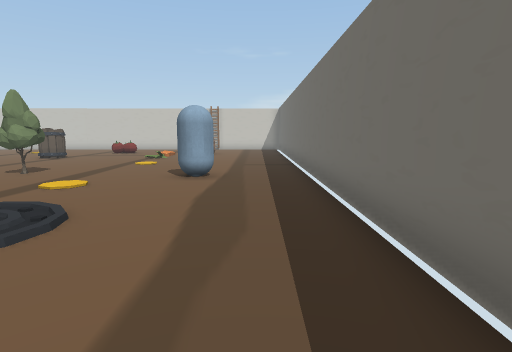
[1] (above)

17 first-person views from a walk through a scene from a Unity 3-D project. The camera is 1.2 m above the floor, tilts 8° down and sees 80° across. The floor is counted in squares, 1 m on a side. Each view is taken from the middle of a square. On the plan, view 1 faces up. The plan holds only what a view shows up to about 13 squares ahead; the rest is blank. The player character is not drawn. Door leaves are left out, so doorways stand open. Some surface patterns are stand-ins.

[2]
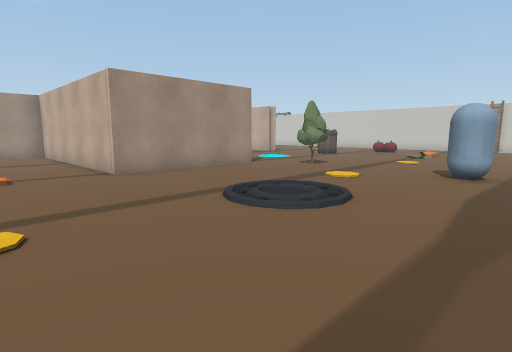

[3]
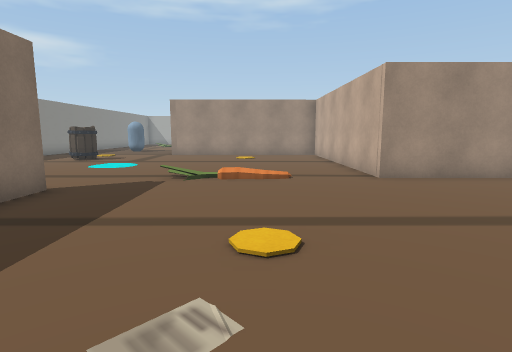

[4]
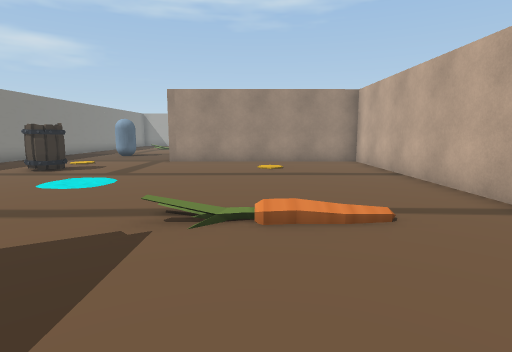

[5]
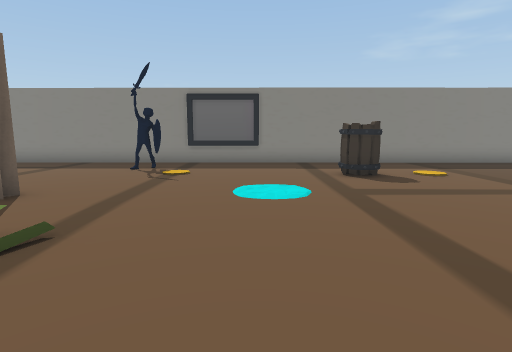

[6]
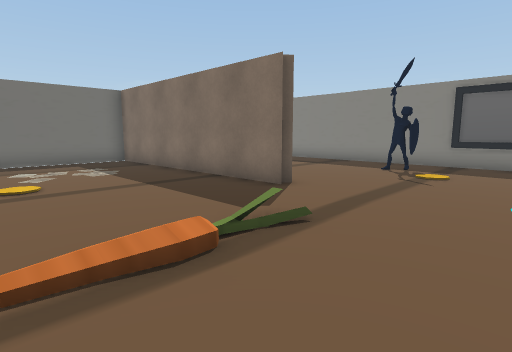

[7]
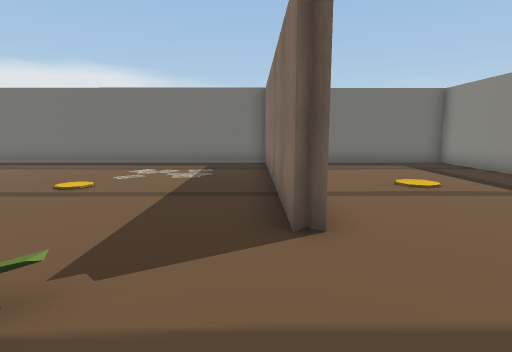

[8]
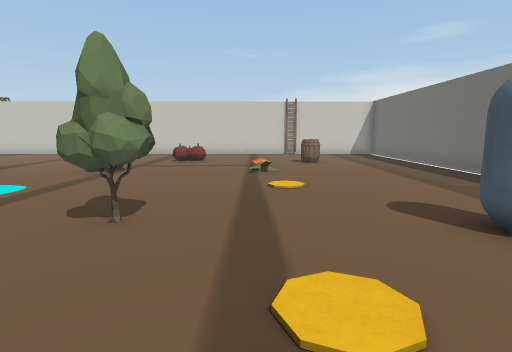

[9]
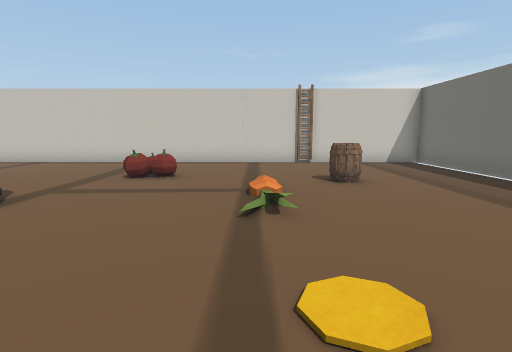

[10]
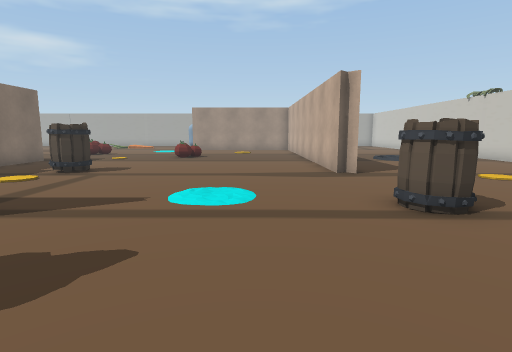

[11]
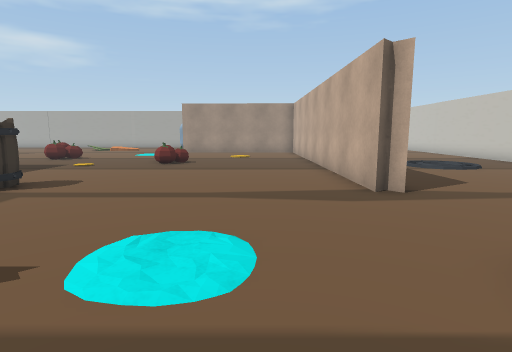

[12]
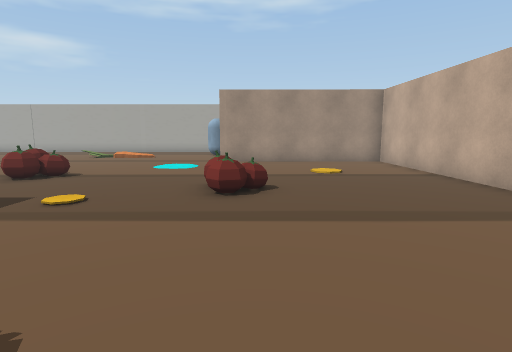

[13]
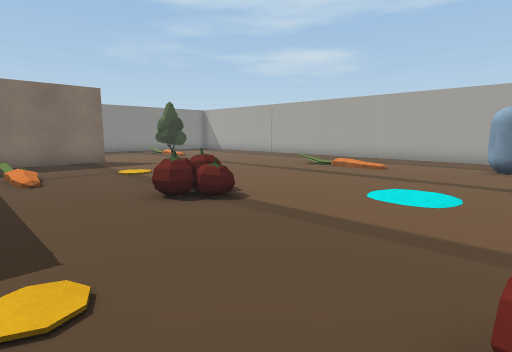

[14]
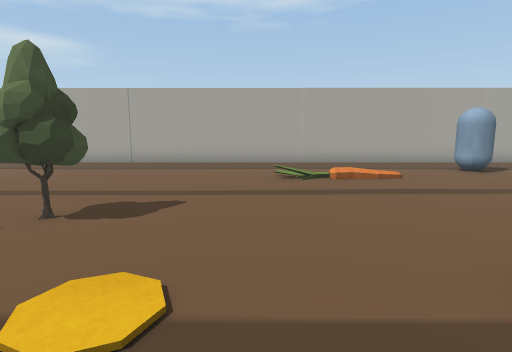

[15]
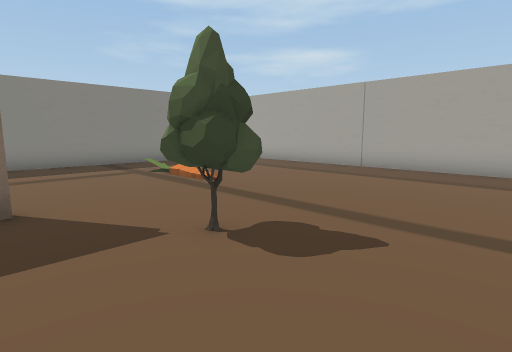

[16]
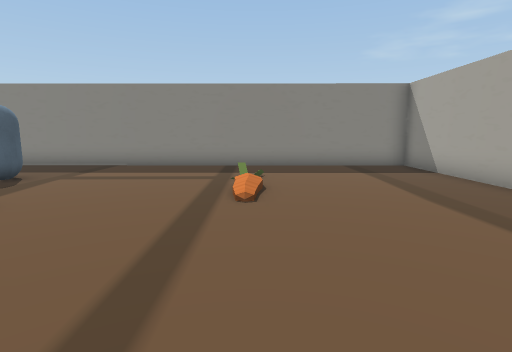

[17]
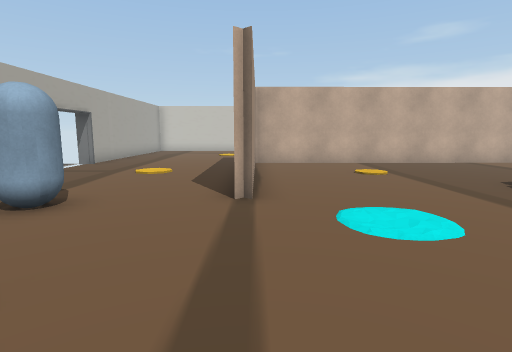

### Floor plan
Points are (right, up) in squares from view 1. A wall is a line through its corners. A room is listed if a view was taken in it or the views show most of it. See-through windows are left out.
Room 1 (views 1, 2, 3, 4, 5, 6, 7, 8, 9, 10, 11, 12, 13, 14, 15, 16, 17)
walls: (-18.2, 2.7) (-16, 2.7); (-9.1, 8) (-9.1, 2.4) (-18, 2.3) (-17.9, -5.7); (-14.1, 15) (-14.4, 14.7) (-14.2, 14.5) (-27, 14.3) (-27.1, 7.5); (-23.6, -5.4) (-20.1, -5.4); (-7.5, -5.5) (1.2, -5.4); (-7.5, -5.9) (-7.1, -5.6); (-17.8, 22.7) (-18.3, 22.7); (-20.8, 22.7) (-21.3, 22.7); (-33.5, 10.5) (-33.5, -12.4) (1.5, -12.6) (1.5, -7.9); (-33.5, 15.2) (-33.5, 13.9); (1.5, -5.4) (1.7, 22.7) (-15.8, 22.7)
ways out: open door at (-34, 13)
objects: other object (-31, 7) to (-30, 7); other object (-26, -3) to (-25, -3); other object (-23, 2) to (-22, 3); other object (-22, -9) to (-21, -9); other object (-21, 8) to (-20, 9); other object (-15, -9) to (-15, -8); other object (-15, 6) to (-14, 7); other object (-10, 14) to (-9, 15); other object (-9, -11) to (-8, -10); other object (-8, 18); other object (-7, 9) to (-6, 9); other object (-3, 17) to (-2, 18); other object (-3, 23); other object (-2, 8) to (-1, 9)

Positions as (right, up) in squares from view 1, and headings:
1: (0, 0), facing up
2: (0, -1), facing up-left
3: (-1, -1), facing left
4: (-5, -2), facing left
5: (-12, 0), facing down
6: (-12, 0), facing down-right
7: (-11, -5), facing right
8: (-5, 5), facing up
9: (-5, 10), facing up
10: (-5, 12), facing left
11: (-8, 12), facing left
12: (-14, 9), facing left
13: (-19, 8), facing down-left
14: (-21, 0), facing left
15: (-23, 0), facing down-left
16: (-28, -1), facing down
17: (-27, 2), facing up
